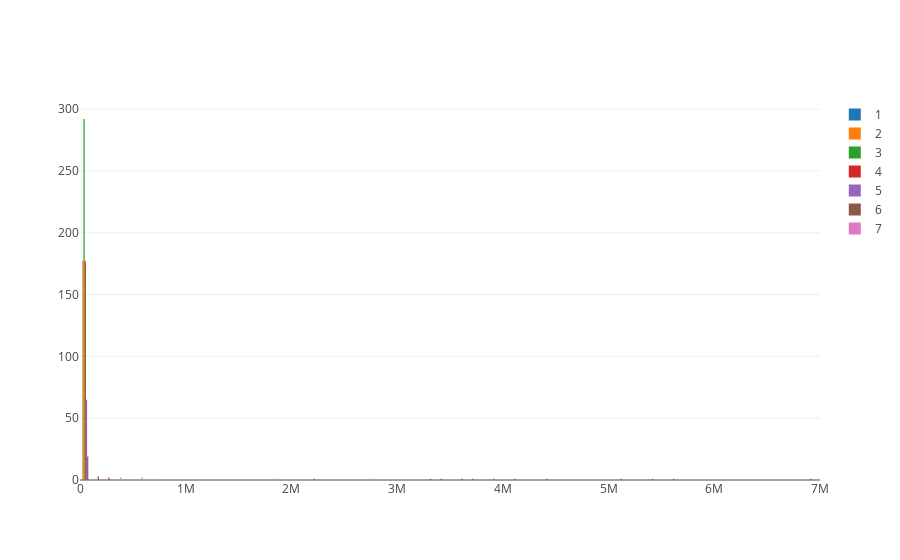
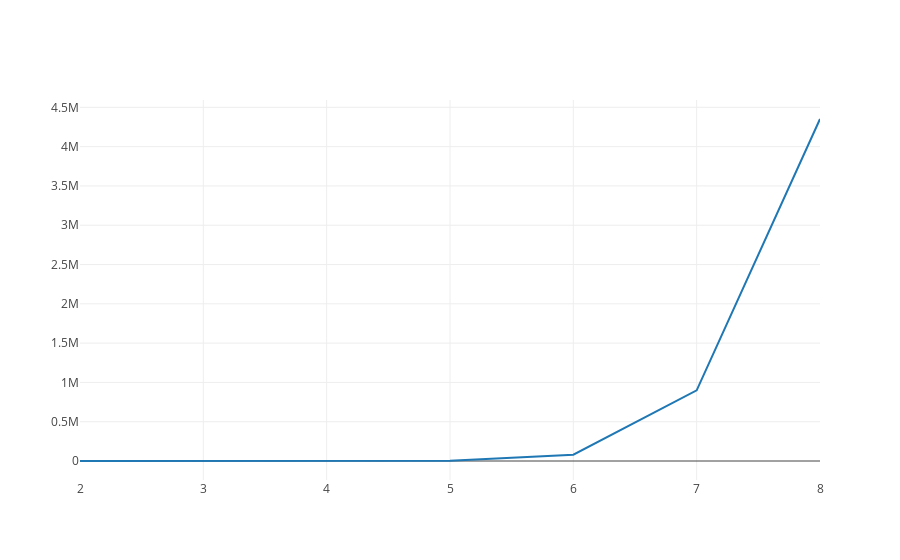
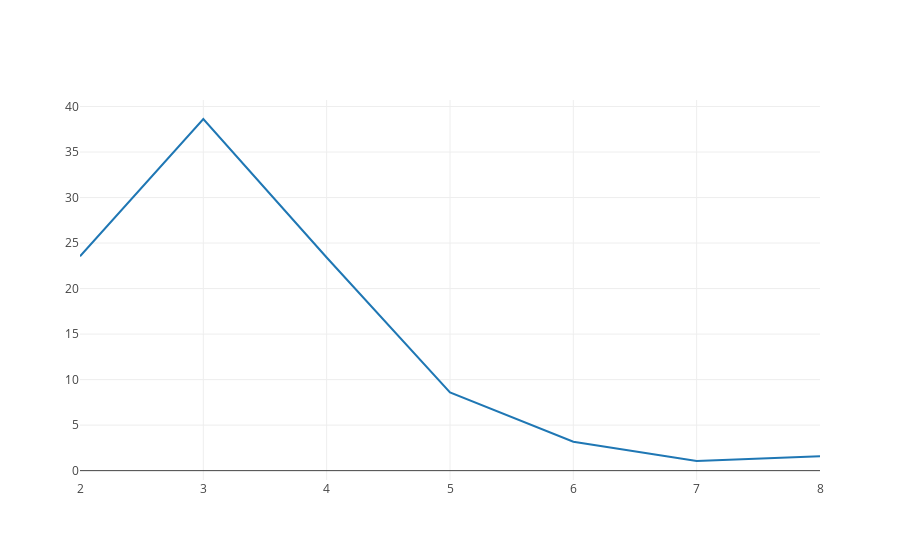

Write notebook code for charts like these, in order.
### Code cell
show_results("data/elapsed_time7-20-100-10.log")

### Figure 1 — Plotly figure (JSON) as saved in the notebook; plotly's stock layout.template omitted (floating-point values rounded to 4 significant figures; data arrays with more than 128 entries replaced by an {"elided": "..."} marker saying what was removed)
{"data": [{"name": "1", "type": "histogram", "x": [5113899, 4429789, 3951649, 3351628, 4155871, 5479708, 3781270, 3471835, 3693689, 6906264, 5658423, 2224162]}, {"name": "2", "type": "histogram", "x": {"elided": "178 int values"}}, {"name": "3", "type": "histogram", "x": {"elided": "292 int values"}}, {"name": "4", "type": "histogram", "x": {"elided": "177 int values"}}, {"name": "5", "type": "histogram", "x": [3851, 8071, 4305, 9748, 799, 3232, 3847, 2323, 6215, 6637, 7441, 2352, 2952, 4989, 3858, 4677, 1384, 1602, 3684, 4448, 4882, 2059, 1206, 988, 7057, 2723, 2138, 822, 6761, 965, 7798, 523, 5050, 8248, 5112, 7137, 1924, 6518, 444, 1352, 6441, 3326, 5947, 1726, 6375, 3772, 7147, 5356, 1575, 2332, 2379, 3676, 5036, 6172, 4042, 5195, 1626, 13019, 1984, 4148, 5139, 7009, 1382, 5905, 3800]}, {"name": "6", "type": "histogram", "x": [68093, 82312, 20558, 114428, 246066, 40731, 10284, 80238, 22018, 41959, 167731, 44901, 93805, 143740, 8848, 52009, 23816, 33821, 252867, 92380, 91678, 70719, 72067, 59383]}, {"name": "7", "type": "histogram", "x": [383787, 210022, 540444, 1832251, 300824, 619329, 2721172, 588119]}], "layout": {}}

### Figure 2 — Plotly figure (JSON) as saved in the notebook; plotly's stock layout.template omitted (floating-point values rounded to 4 significant figures)
{"data": [{"mode": "lines", "type": "scatter", "x": [2, 3, 4, 5, 6, 7, 8], "y": [139.8, 145.6, 299.5, 4225.0, 80600.0, 899500.0, 4352000.0]}], "layout": {}}

### Figure 3 — Plotly figure (JSON) as saved in the notebook; plotly's stock layout.template omitted (floating-point values rounded to 4 significant figures)
{"data": [{"mode": "lines", "type": "scatter", "x": [2, 3, 4, 5, 6, 7, 8], "y": [23.54, 38.62, 23.41, 8.598, 3.175, 1.058, 1.587]}], "layout": {}}
